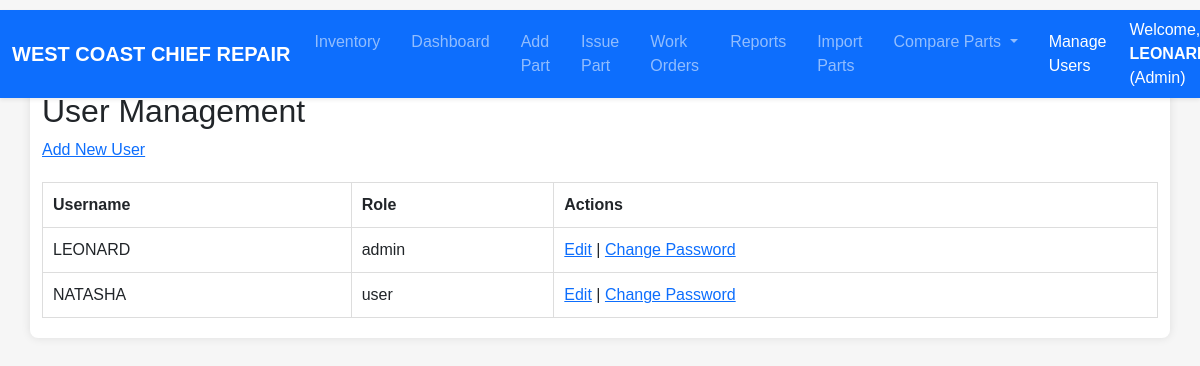
The app's page /users (signed in), older data.
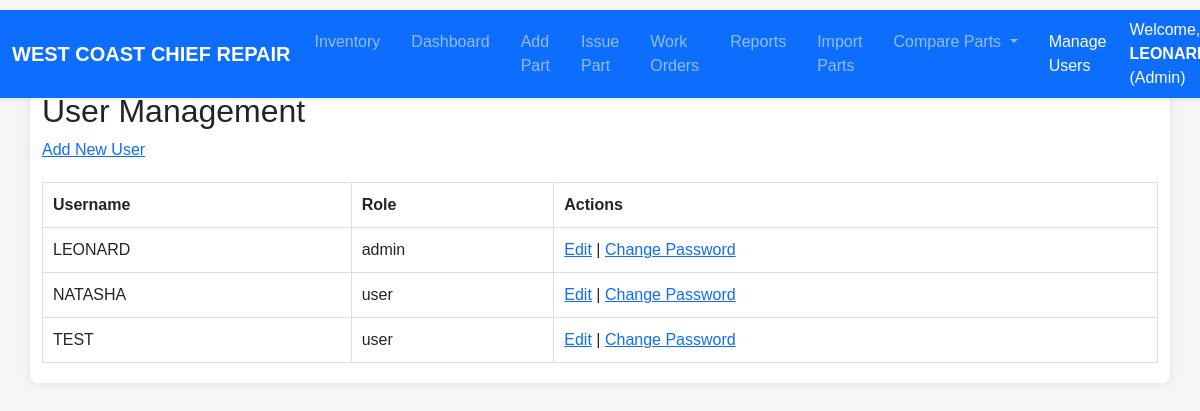
The same page, newer data.
### models.py (models this page shows, shortened)
class User(UserMixin, db.Model):
    id = db.Column(db.Integer, primary_key=True)
    username = db.Column(db.String(64), unique=True, nullable=False)
    password_hash = db.Column(db.String(128), nullable=False)
    role = db.Column(db.String(20), nullable=False, default=ROLE_USER)
    @property
    def password(self): raise AttributeError('password is not a readable attribute')

### inventory/routes.py (the view)
@inventory_bp.route('/users')
@login_required
def users():
    if current_user.role == 'superadmin':
        users_list = User.query.all()
    elif current_user.role == 'admin':
        users_list = User.query.filter(
            (User.role == 'user') | (User.id == current_user.id)
        ).all()
    else:
        flash("Access denied", "danger")
        return redirect(url_for('inventory.dashboard'))
    return render_template('users.html', users=users_list)

### auth/routes.py (called while the page is built)
@login_manager.user_loader
def load_user(user_id):
    return User.query.get(int(user_id))

### templates/users.html (shortened to what this page needs)
{% extends "base.html" %}
{% block content %}
<h2>User Management</h2>
<a href="{{ url_for('inventory.add_user') }}">Add New User</a>
<table>
  <thead>
    <tr>
      <th>Username</th>
      <th>Role</th>
      <th>Actions</th>
    </tr>
  </thead>
  <tbody>
  {% for user in users %}
    <tr>
      <td>{{ user.username }}</td>
      <td>{{ user.role }}</td>
      <td>
        {% if current_user.role == 'superadmin' or (current_user.role == 'admin' and user.role == 'user') or user.id == current_user.id %}
          <a href="{{ url_for('inventory.edit_user', user_id=user.id) }}">Edit</a> |
          <a href="{{ url_for('inventory.change_password', user_id=user.id) }}">Change Password</a>
        {% else %}
          -
        {% endif %}
      </td>
    </tr>
  {% endfor %}
  </tbody>
</table>
{% endblock %}

### templates/base.html (shortened to what this page needs)
<!DOCTYPE html>
<html lang="en">
<head>
  <link href="https://cdn.jsdelivr.net/npm/bootstrap@5.3.3/dist/css/bootstrap.min.css"
        rel="stylesheet"
 />
  <link rel="stylesheet" href="{{ url_for('static', filename='style.css') }}" />
</head>
<body>
  <nav class="navbar navbar-expand-lg navbar-dark bg-primary shadow-sm fixed-top">
    <div class="container-fluid">
      <a class="navbar-brand fw-bold" href="{{ url_for('inventory.dashboard') }}">
        WEST COAST CHIEF REPAIR
      </a>
      <div class="collapse navbar-collapse" id="navbarMain">
        <ul class="navbar-nav me-auto mb-2 mb-lg-0">
          <li class="nav-item">
            <a class="nav-link{% if request.endpoint and request.endpoint == 'inventory.location_report' %} active{% endif %}"
               href="{{ url_for('inventory.location_report') }}">Inventory</a>
          </li>
          <li class="nav-item">
            <a class="nav-link{% if request.endpoint and request.endpoint == 'inventory.dashboard' %} active{% endif %}"
               href="{{ url_for('inventory.dashboard') }}">Dashboard</a>
          </li>
          <li class="nav-item">
            <a class="nav-link{% if request.endpoint and request.endpoint == 'inventory.add_part' %} active{% endif %}"
               href="{{ url_for('inventory.add_part') }}">Add Part</a>
          </li>
          <li class="nav-item">
            <a class="nav-link{% if request.endpoint and request.endpoint == 'inventory.issue_part' %} active{% endif %}"
               href="{{ url_for('inventory.issue_part') }}">Issue Part</a>
          </li>
            {% set is_wo = request.endpoint and request.endpoint.startswith('inventory.wo_') %}
            <li class="nav-item">
                <a class="nav-link{{ ' active' if is_wo else '' }}"
                    href="{{ url_for('inventory.wo_list') }}">
                    Work Orders
                </a>
          </li>
          <li class="nav-item">
            <a class="nav-link{% if request.endpoint and request.endpoint.startswith('inventory.reports') %} active{% endif %}"
               href="{{ url_for('inventory.reports_grouped') }}">Reports</a>
          </li>
          <li class="nav-item">
            <a class="nav-link{% if request.endpoint and request.endpoint.startswith('inventory.import_parts') %} active{% endif %}"
               href="{{ url_for('inventory.import_parts') }}">Import Parts</a>
          </li>
          <li class="nav-item dropdown">
            <a class="nav-link dropdown-toggle" href="#" id="compareDropdown" role="button"
               data-bs-toggle="dropdown" data-bs-display="static" aria-expanded="false">
              Compare Parts
            </a>
          </li>
          {% if current_user.is_authenticated and current_user.role in ['superadmin', 'admin'] %}
          <li class="nav-item">
            <a class="nav-link{% if request.endpoint and request.endpoint.startswith('inventory.users') %} active{% endif %}"
               href="{{ url_for('inventory.users') }}">Manage Users</a>
          </li>
          {% endif %}
        </ul>
        {% if current_user.is_authenticated %}
        <div class="d-flex align-items-center">
          <span class="text-white me-3">
            Welcome, <strong>{{ current_user.username }}</strong> ({{ current_user.role.capitalize() }})
          </span>
        </div>
        {% endif %}
      </div>
    </div>
  </nav>
  <main class="container" style="padding-top: 4.5rem;">
    {% block content %}{% endblock %}
  </main>
</body>
</html>

Row changes from the older to the newer data that the page shows:
added User: username "TEST", role "user"
